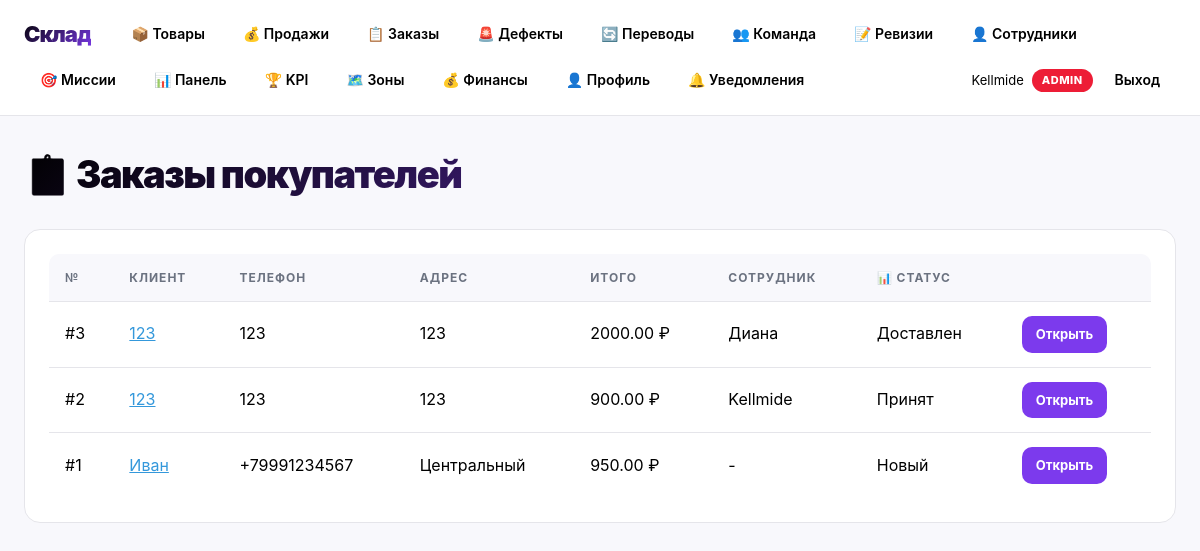
/orders (signed in), run on the app's committed database.
### tables this page shows
CREATE TABLE users (
                id INTEGER PRIMARY KEY AUTOINCREMENT,
                username TEXT UNIQUE NOT NULL,
                password_hash TEXT NOT NULL,
                full_name TEXT,
                role TEXT NOT NULL DEFAULT 'seller',
                created_at TEXT, parent_id INTEGER, commission_rate REAL DEFAULT 0.0, telegram_id INTEGER, telegram_code TEXT, is_active INTEGER DEFAULT 1);

CREATE TABLE orders (
                id INTEGER PRIMARY KEY AUTOINCREMENT,
                customer_id INTEGER NOT NULL,
                address TEXT,
                total_amount REAL DEFAULT 0.0,
                status TEXT DEFAULT 'new',
                comment TEXT,
                taken_by INTEGER,
                created_at TEXT, bonus_spent INTEGER DEFAULT 0, paid_to_account_id INTEGER, paid_amount REAL DEFAULT 0, paid_at TEXT, payment_status TEXT DEFAULT 'unpaid', updated_at TEXT, delivered_at TEXT, promocode_id INTEGER, discount_amount REAL DEFAULT 0, delivery_fee REAL DEFAULT 0, delivery_slot_id INTEGER, delivery_date TEXT, delivery_time_from TEXT, delivery_time_to TEXT, zone_id INTEGER, is_reviewed INTEGER DEFAULT 0, bonus_discount REAL DEFAULT 0, bonus_earned INTEGER DEFAULT 0);

CREATE TABLE customers (
                id INTEGER PRIMARY KEY AUTOINCREMENT,
                phone TEXT UNIQUE NOT NULL,
                password_hash TEXT NOT NULL,
                name TEXT NOT NULL,
                district TEXT,
                created_at TEXT, bonus_points INTEGER DEFAULT 0);

### web_app.py (the view)
@app.route("/orders")
@login_required
def staff_orders():
    orders = db.get_orders()
    return render_template("staff_orders.html", orders=orders)

### database.py (called while the page is built)
    @contextmanager
    def connect(self):
        conn = sqlite3.connect(self.db_name)
        conn.row_factory = sqlite3.Row
        try:
            yield conn
            conn.commit()
        finally:
            conn.close()

    def get_user(self, username):
        with self.connect() as conn:
            r = conn.execute("SELECT * FROM users WHERE username = ?",
                             (username,)).fetchone()
            return dict(r) if r else None

    def get_orders(self, customer_id=None, status=None, limit=100):
        q = """SELECT o.*, c.name as customer_name, c.phone as customer_phone,
                      u.full_name as staff_name
               FROM orders o
               JOIN customers c ON o.customer_id = c.id
               LEFT JOIN users u ON o.taken_by = u.id
               WHERE 1=1"""
        params = []
        if customer_id:
            q += " AND o.customer_id = ?"
            params.append(customer_id)
        if status:
            q += " AND o.status = ?"
            params.append(status)
        q += " ORDER BY o.created_at DESC LIMIT ?"
        params.append(limit)
        with self.connect() as conn:
            return [dict(r) for r in conn.execute(q, params).fetchall()]

### web_app.py (called while the page is built)
@app.before_request
def load_user():
    g.user = None
    g.customer = None
    if "user" in session:
        g.user = db.get_user(session["user"])
    if "customer_id" in session:
        g.customer = db.get_customer_by_id(session["customer_id"])

@app.context_processor
def inject_globals():
    return {
        "user": g.user,
        "customer": getattr(g, "customer", None),
    }

def login_required(f):
    @wraps(f)
    def wrapper(*args, **kwargs):
        if not g.user:
            return redirect(url_for("login"))
        return f(*args, **kwargs)
    return wrapper

### templates/staff_orders.html
{% extends "base.html" %}{% block content %}
<h1>📋 Заказы покупателей</h1>
<div class="card">
<table>
<thead><tr><th>№</th><th>Клиент</th><th>Телефон</th><th>Адрес</th><th>Итого</th><th>Сотрудник</th><th>📊 Статус</th><th></th></tr></thead>
<tbody>
{% for o in orders %}
<tr>
<td>#{{ o.id }}</td><td><a href="/customer/{{ o.customer_id }}" style="color:#3498db">{{ o.customer_name }}</a></td><td>{{ o.customer_phone }}</td>
<td>{{ o.address or '-' }}</td><td>{{ '%.2f'|format(o.total_amount) }} ₽</td>
<td>{{ o.staff_name or '-' }}</td>
<td>{% if o.status=='new' %}Новый{% elif o.status=='taken' %}Принят{% elif o.status=='delivered' %}Доставлен{% else %}{{ o.status }}{% endif %}</td>
<td><a href="/orders/{{ o.id }}" class="btn btn-sm">Открыть</a></td>
</tr>
{% else %}<tr><td colspan="8" style="text-align:center;padding:20px">Заказов нет</td></tr>
{% endfor %}
</tbody></table></div>
{% endblock %}

### templates/base.html (shortened to what this page needs)
<!DOCTYPE html>
<html lang="ru">
<head>
</head>
<body>
<nav>
  <strong>Склад</strong>
  {% if user %}
    {% if user.role == 'accountant' %}
      <a href="/finance">💰 Финансы</a>
      <a href="/finance/transactions?type=income">📥 Поступления</a>
      <a href="/finance/transactions?type=expense">📤 Заявки</a>
      <a href="/admin/bank-accounts">💳 Счета</a>
      <a href="/notifications">🔔 Уведомления</a>
    {% else %}
      <a href="/">📦 Товары</a>
      <a href="/sales">💰 Продажи</a>
      <a href="/orders">📋 Заказы</a>
      <a href="/defects">🚨 Дефекты</a>
      <a href="/transfers">🔄 Переводы</a>
      {% if user.role in ('admin','senior_seller','mentor') %}
        <a href="/team">👥 Команда</a>
        <a href="/revisions">📝 Ревизии</a>
      {% endif %}
      {% if user.role == 'admin' %}
        <a href="/staff">👤 Сотрудники</a>
        <a href="/missions">🎯 Миссии</a>
      {% endif %}
      <a href="/dashboard">📊 Панель</a>
      {% if user.role in ('admin','senior_seller','mentor') %}
        <a href="/kpi">🏆 KPI</a>
      {% endif %}
      {% if user.role == 'admin' %}
        <a href="/zones">🗺️ Зоны</a>
      {% endif %}
      {% if user.role in ('admin', 'accountant') %}
        <a href="/finance">💰 Финансы</a>
      {% endif %}
      <a href="/profile">👤 Профиль</a>
      <a href="/notifications">🔔 Уведомления</a>
    {% endif %}
    <span style="margin-left:auto;font-size:13px;display:flex;align-items:center;gap:8px">
      {{ user.full_name or user.username }}
      <span class="role-badge role-{{ user.role }}">{{ user.role }}</span>
    </span>
    <a href="/logout">Выход</a>
  {% endif %}
</nav>
<div class="container">
  {% block content %}{% endblock %}
</div>
</body>
</html>

### templates/base.html (style rules this page uses)
:root { --black:#000; --white:#fff; --purple:#7c3aed; --purple-dark:#5b21a6; --purple-light:#a78bfa; --red:#ed1d36; --red-dark:#b91c1c; --gray:#f8f8fc; --gray-mid:#e5e5ea; --gray-text:#6b7280; --radius:16px; --radius-sm:10px; --shadow-sm:0 1px 3px rgba(0,0,0,.06); --shadow-md:0 4px 16px rgba(0,0,0,.08); --shadow-lg:0 12px 32px rgba(124,58,237,.15); --shadow-xl:0 24px 60px rgba(124,58,237,.25); }
* { margin:0;padding:0;box-sizing:border-box }
body { font-family:-apple-system,'Segoe UI',Roboto,sans-serif; background:var(--gray); color:var(--black); line-height:1.6; -webkit-font-smoothing:antialiased; }
nav { background:rgba(255,255,255,.95); backdrop-filter:blur(14px); border-bottom:1px solid var(--gray-mid); position:sticky;top:0;z-index:100; display:flex;align-items:center;gap:6px;flex-wrap:wrap; padding:14px 24px; font-size:14px; }
nav strong { font-size:22px;font-weight:900; letter-spacing:-1px;margin-right:18px; background:linear-gradient(135deg,var(--black),var(--purple)); -webkit-background-clip:text; -webkit-text-fill-color:transparent; background-clip:text; }
nav a { color:var(--black);text-decoration:none; padding:9px 16px;border-radius:var(--radius-sm); font-weight:600;transition:all .25s cubic-bezier(.4,0,.2,1); }
nav .role-badge { padding:3px 10px;border-radius:20px; font-size:11px;font-weight:800;color:#fff; text-transform:uppercase;letter-spacing:.5px; }
.role-admin { background:var(--red) }
.container { max-width:1280px;margin:0 auto;padding:28px 24px }
h1 { font-size:38px;font-weight:900; letter-spacing:-1.5px;margin-bottom:24px; background:linear-gradient(135deg,var(--black),var(--purple)); -webkit-background-clip:text; -webkit-text-fill-color:transparent; background-clip:text; }
.card { background:var(--white); border:1px solid var(--gray-mid); border-radius:var(--radius); padding:24px;margin-bottom:20px; transition:all .4s cubic-bezier(.4,0,.2,1); }
.btn { display:inline-flex;align-items:center;justify-content:center;gap:8px; padding:12px 24px; background:var(--purple);color:var(--white); border:none;border-radius:var(--radius-sm); font-size:14px;font-weight:700; cursor:pointer;text-decoration:none; transition:all .25s cubic-bezier(.4,0,.2,1); position:relative;overflow:hidden; }
.btn::before { content:'';position:absolute;top:0;left:-100%; width:100%;height:100%; background:linear-gradient(90deg,transparent,rgba(255,255,255,.3),transparent); transition:left .6s; }
.btn-sm { padding:8px 14px;font-size:13px }
table { width:100%;border-collapse:collapse; background:var(--white);border-radius:var(--radius-sm); overflow:hidden; }
th,td { padding:14px 16px;text-align:left; border-bottom:1px solid var(--gray-mid); }
th { background:var(--gray); font-size:12px;text-transform:uppercase; letter-spacing:1px;color:var(--gray-text); font-weight:700; }
tr { transition:background .2s }
tr:last-child td { border-bottom:none }

### data on the page
users: full_name "Kellmide", role "ADMIN"
orders: id "3", customer_name "123", customer_phone "123", address "123", total_amount "2000.00", full_name "Диана", status "Доставлен"
orders: id "2", customer_name "123", customer_phone "123", address "123", total_amount "900.00", full_name "Kellmide", status "Принят"
orders: id "1", customer_name "Иван", customer_phone "+79991234567", address "Центральный", total_amount "950.00", staff_name "-", status "Новый"
